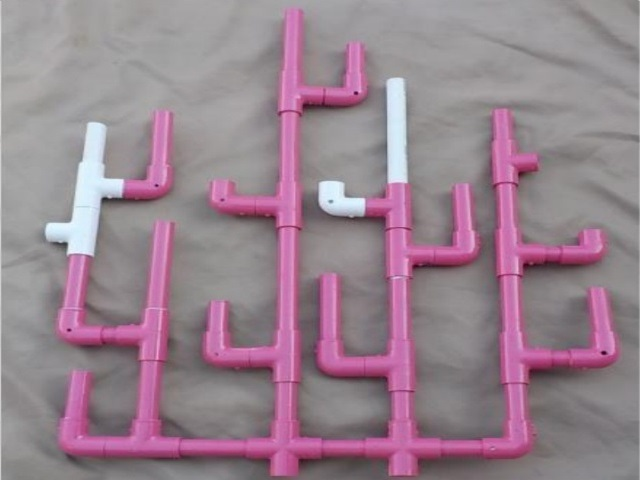
#> input picture squad-bsg-AbdelrahmanElzarka-OpenCv-part1/task_6/coral1.jpg, 640 x 480 px
$ python bsg_Squad.py
#> lines starting #> are read from the running program, lines starting #| are printed output that depends on the picture
import cv2 as cv
import numpy as np


img1 = cv.imread("./coral1.jpg")
#> img1 is the input picture: shape (480, 640, 3); mean B, G, R 143, 130.5, 152.1
img2 = cv.imread("./coral2.jpg")
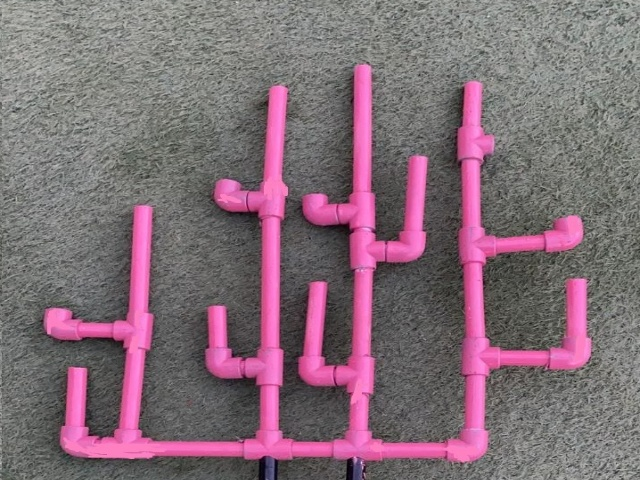
#> input picture squad-bsg-AbdelrahmanElzarka-OpenCv-part1/task_6/coral2.jpg, 640 x 480 px
#> img2 is the input picture: shape (480, 640, 3); mean B, G, R 118.5, 108.1, 130.1
img1 = cv.resize(img1,(int(img1.shape[1]*0.75),int(img1.shape[0]*0.75)))
#> img1: shape (360, 480, 3)
img2 = cv.resize(img2,(int(img2.shape[1]*0.75),int(img2.shape[0]*0.75)))
#> img2: shape (360, 480, 3)
img1 = np.hstack((img1,img2))
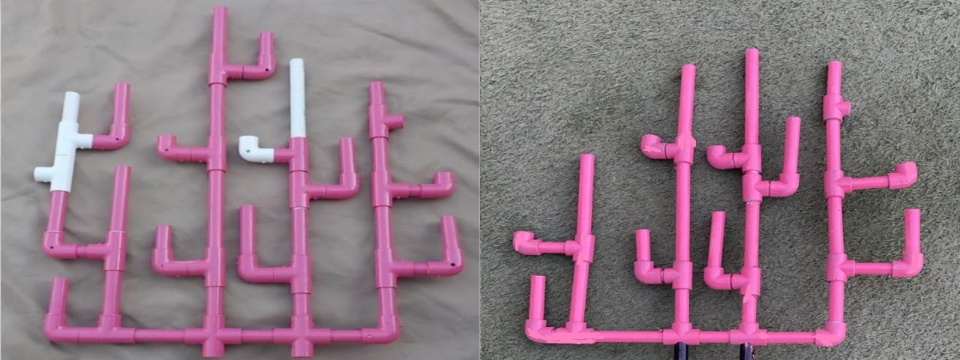
#> img1: shape (360, 960, 3); mean B, G, R 130.6, 119.2, 141
rects = []
tmpx,tmpy=-1,-1
def mouse(event,x,y,flags,param):
    global tmpx
    global tmpy
    global img

    if event == cv.EVENT_LBUTTONDOWN:
        tmpx=x
        tmpy=y
    elif event == cv.EVENT_LBUTTONUP:
        rects.append(((tmpx,tmpy),(x,y),(0,255,0)))
        tmpx=tmpy=-1
    elif event==cv.EVENT_MOUSEMOVE and flags==cv.EVENT_FLAG_LBUTTON:
        tt = img.copy()
        cv.rectangle(tt, (tmpx,tmpy),(x,y),(0,255,0),5)
        cv.imshow("done",tt)
        cv.waitKey(1)
    if event == cv.EVENT_RBUTTONDOWN:
        tmpx=x
        tmpy=y
    elif event == cv.EVENT_RBUTTONUP:
        rects.append(((tmpx,tmpy),(x,y),(255,0,0)))
        tmpx=tmpy=-1
    elif event==cv.EVENT_MOUSEMOVE and flags==cv.EVENT_FLAG_RBUTTON:
        tt = img.copy()
        cv.rectangle(tt, (tmpx,tmpy),(x,y),(255,0,0),5)
        cv.imshow("done",tt)
        cv.waitKey(1)

while 1:
    global img
    img = np.zeros((720,1080,3),img1.dtype)
    img[50:50+img1.shape[0], 50:50+img1.shape[1]]=img1
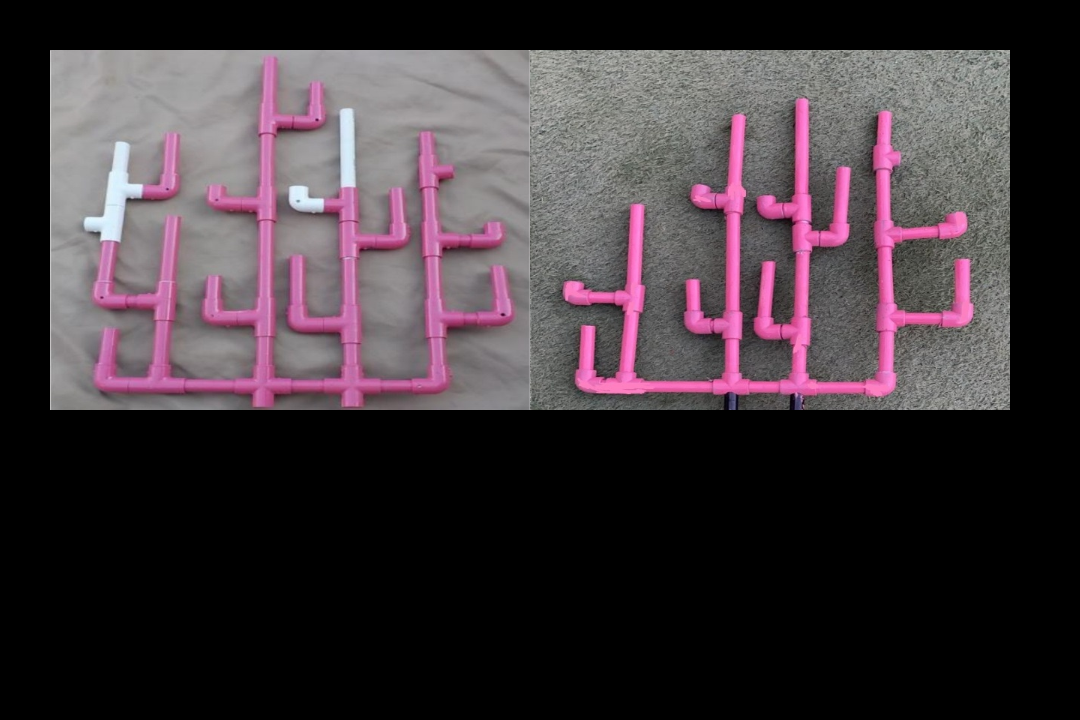
#> img: shape (720, 1080, 3); mean B, G, R 58.1, 53, 62.7
    # img[img1.shape[0]:img1.shape[0]+img2.shape[0], img1.shape[0]:img1.shape[0]+img2.shape[1]]=img1
    for i in rects:
        cv.rectangle(img, i[0],i[1],i[2],5)
    cv.putText(img,"left click and drag for green rectangle",(20,480),cv.FONT_HERSHEY_COMPLEX,1,(255,255,255),2)
    cv.putText(img,"right click and drag for blue rectangle",(20,520),cv.FONT_HERSHEY_COMPLEX,1,(255,255,255),2)
    cv.putText(img,"press q to quit",(20,560),cv.FONT_HERSHEY_COMPLEX,1,(255,255,255),2)
    cv.putText(img,"press D to reset",(20,600),cv.FONT_HERSHEY_COMPLEX,1,(255,255,255),2)
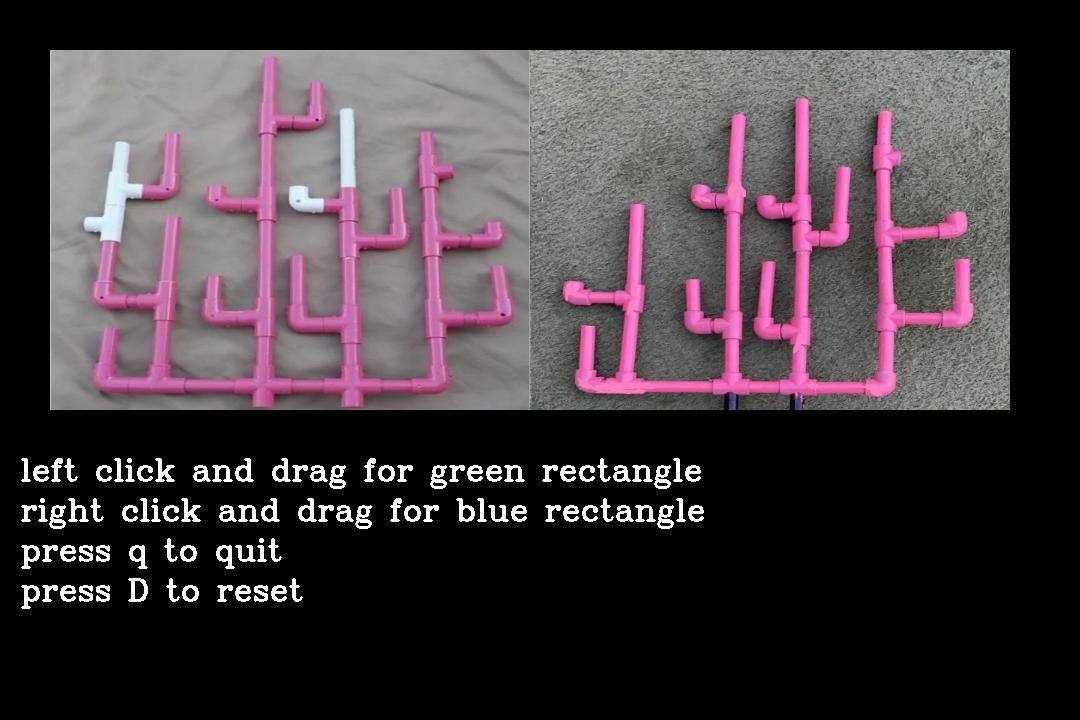
#> img: shape (720, 1080, 3); mean B, G, R 62.9, 57.8, 67.5
    cv.imshow("done",img)
    cv.setMouseCallback("done", mouse)
    input = cv.waitKey(1)
#> (key q is pressed here)

    if input == ord('q'):
        break
    elif input==ord('d'):
        rects.clear()
cv.destroyAllWindows()
